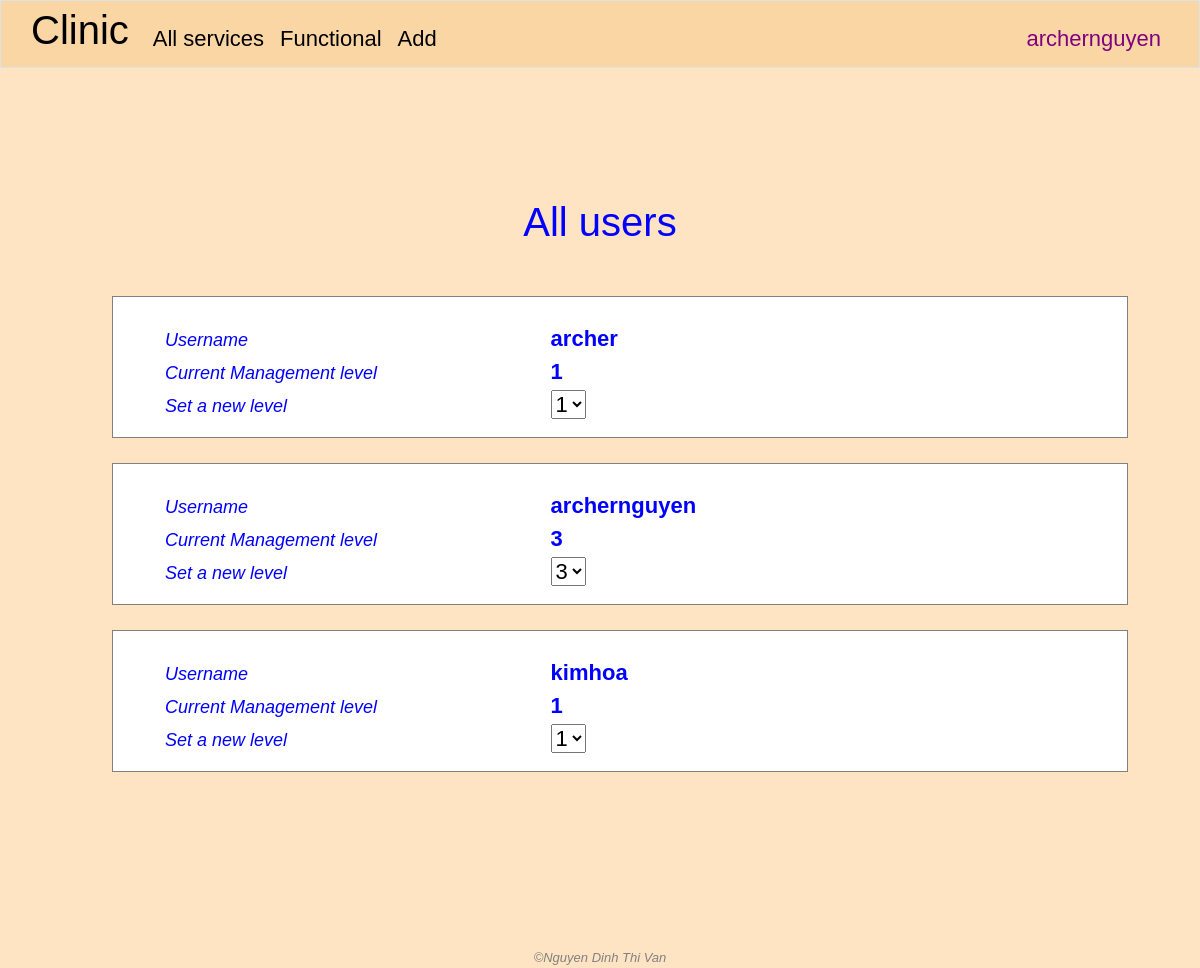
/authorize (signed in), run on the app's committed database.
### clinic/models.py (models this page shows)
class User(AbstractUser):
    class Level(models.IntegerChoices):
        LOW = 1
        MIDDLE = 2
        TOP = 3
    management_right_level = models.IntegerField(choices=Level.choices, blank=True, null=True)

### clinic/views.py (the view)
# urls.py: path('authorize', views.authorize, name='authorize')
@login_required
@csrf_exempt
def authorize(request):
    if request.method == 'POST':
        if request.user.management_right_level != 3:
            return JsonResponse({'error': "You do not have rights to change user's level"}, status=400)
        data = json.loads(request.body)
        if data.get('new_level') is not None and data.get('chosen_user_id') is not None:
            user = User.objects.get(pk=data['chosen_user_id'])
            user.management_right_level = data['new_level']
            user.save()
        return JsonResponse({'message': 'Level changed'})
    else:
        if request.user.management_right_level != 3:
            request.session['nay_message'] = "You don't have the right to visit this page"
            return HttpResponseRedirect(reverse('index'))
        data_users = User.objects.all()
        return render(request, "clinic/authorize.html", {
            "data_users": data_users,
            "levels": [1, 2, 3]
        })

### clinic/templates/clinic/authorize.html (shortened to what this page needs)
{% extends "clinic/layout.html" %}
{% load static %}
{% block main %}
    <h1 class="text-center">
        All users
    </h1>
    <div class="container">
        {% for data_user in data_users %}
            <div class="user-info" id="user{{ data_user.id }}">
                <div class="field-name">
                    <ul class="no-bullet">
                        <li><i class="i-left">Username</i></li>
                        <li><i class="i-left">Current Management level</i></li>
                        <li><i class="i-left">Set a new level</i></li>
                    </ul>
                </div>
                <div class="field-value">
                    <ul class="no-bullet">
                        <li><strong>{{ data_user.username }}</strong></li>
                        <li><strong class="current-level">{{ data_user.management_right_level }}</strong></li>
                        <li>
                            <select class="level">
                                <option selected value="{{ data_user.management_right_level }}">{{ data_user.management_right_level }}</option>
                            </select>
                        </li>
                    </ul>
                </div>
            </div>
        {% endfor %}
    </div>
{% endblock %}

### clinic/templates/clinic/layout.html (shortened to what this page needs)
{% load static %}
<!DOCTYPE html>
<html lang="en">
    <head>
        <link rel="stylesheet" href="{% static 'clinic/bootstrap.css' %}">
        <link rel="stylesheet" href="{% static 'clinic/styles.css' %}">
    </head>
    <body>
        <nav class="navbar navbar-expand-lg navbar-custom border">
            <a class="navbar-brand" href="{% url 'index' %}"><span><h1>Clinic</h1></span></a>
            <div class="collapse navbar-collapse" id="navbar">
                <ul class="navbar-nav me-auto mt-2">
                    <li class="nav-item">
                        <a class="nav-link active">
                            All services
                        </a>
                    </li>
                    {% if user.is_authenticated %}
                        <li class="nav-item">
                            <a class="nav-link active">
                                Functional
                            </a>
                        </li>
                        <li class="nav-item">
                            <div class="dropdown">
                                <button class="nav-link active" type="button" id="dropdownMenuButton1" data-bs-toggle="dropdown" aria-expanded="false">
                                    Add
                                </button>
                            </div>
                        </li>
                    {% endif %}
                </ul>
                <ul class="navbar-nav ms-auto mt-2">
                    {% if user.is_authenticated %}
                        <li class="nav-item">
                            <div class="dropdown">
                                <button class="nav-link active" style="color: purple;" type="button" id="dropdownMenuButton2" data-bs-toggle="dropdown" aria-expanded="false">
                                    {{ user.username }}
                                </button>
                            </div>
                        </li>
                    {% endif %}
                </ul>
            </div>
        </nav>
        <main>{% block main %}{% endblock %}</main>
        <footer class="text-center">
            &#169;Nguyen Dinh Thi Van
        </footer>
    </body>
</html>

### clinic/static/clinic/styles.css (style rules this page uses)
body { font-family: sans-serif; font-size: 22px; font-style: normal; }
body { color: blue; background-color: bisque; }
main { min-height: 600px; }
footer { margin-top: 150px; font-family: sans-serif; font-size: 13px; font-style: italic; color: grey; }
.navbar-custom { padding: 0 30px; background: #FAD6A5; margin-bottom: 30px; }
.container { margin: 50px 0; }
.i-left { font-size: 18px; margin: 10px 20px; }
.no-bullet { list-style-type: none; }
.user-info { display: grid; grid-template-columns: 40% auto; margin-top: 25px; margin-left: 100px; padding-top: 25px; border: 1px solid grey; background-color: white; }

### data on the page
User: username "archernguyen", management_right_level "3"
User: username "archer", management_right_level "1"
User: username "kimhoa", management_right_level "1"
